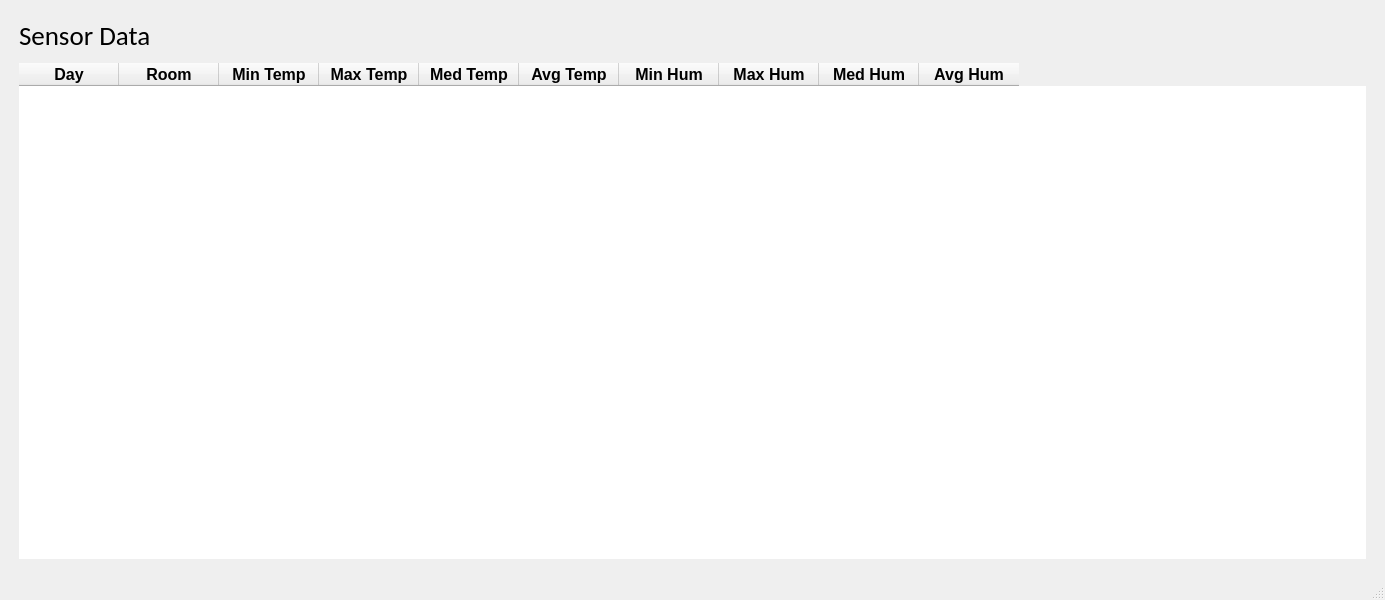
<?xml version="1.0" encoding="UTF-8"?>
<ui version="4.0">
 <class>MainWindow</class>
 <widget class="QMainWindow" name="MainWindow">
  <property name="geometry">
   <rect>
    <x>0</x>
    <y>0</y>
    <width>1385</width>
    <height>600</height>
   </rect>
  </property>
  <property name="maximumSize">
   <size>
    <width>16777215</width>
    <height>16777215</height>
   </size>
  </property>
  <property name="windowTitle">
   <string>MainWindow</string>
  </property>
  <widget class="QWidget" name="centralwidget">
   <property name="enabled">
    <bool>true</bool>
   </property>
   <property name="sizePolicy">
    <sizepolicy hsizetype="Minimum" vsizetype="Preferred">
     <horstretch>0</horstretch>
     <verstretch>0</verstretch>
    </sizepolicy>
   </property>
   <property name="maximumSize">
    <size>
     <width>16777215</width>
     <height>16777215</height>
    </size>
   </property>
   <property name="autoFillBackground">
    <bool>false</bool>
   </property>
   <property name="styleSheet">
    <string notr="true">c</string>
   </property>
   <layout class="QVBoxLayout" name="verticalLayout_2">
    <property name="sizeConstraint">
     <enum>QLayout::SetMinimumSize</enum>
    </property>
    <property name="leftMargin">
     <number>9</number>
    </property>
    <item>
     <layout class="QVBoxLayout" name="verticalLayout">
      <property name="spacing">
       <number>0</number>
      </property>
      <property name="sizeConstraint">
       <enum>QLayout::SetMinAndMaxSize</enum>
      </property>
      <property name="leftMargin">
       <number>10</number>
      </property>
      <property name="topMargin">
       <number>10</number>
      </property>
      <property name="rightMargin">
       <number>10</number>
      </property>
      <property name="bottomMargin">
       <number>10</number>
      </property>
      <item>
       <layout class="QHBoxLayout" name="horizontalLayout">
        <property name="rightMargin">
         <number>10</number>
        </property>
        <item>
         <widget class="QLabel" name="label">
          <property name="font">
           <font>
            <family>Calibri</family>
            <pointsize>20</pointsize>
           </font>
          </property>
          <property name="lineWidth">
           <number>0</number>
          </property>
          <property name="text">
           <string>Sensor Data</string>
          </property>
         </widget>
        </item>
        <item>
         <spacer name="horizontalSpacer">
          <property name="orientation">
           <enum>Qt::Horizontal</enum>
          </property>
          <property name="sizeType">
           <enum>QSizePolicy::Fixed</enum>
          </property>
          <property name="sizeHint" stdset="0">
           <size>
            <width>700</width>
            <height>20</height>
           </size>
          </property>
         </spacer>
        </item>
       </layout>
      </item>
      <item>
       <spacer name="verticalSpacer">
        <property name="orientation">
         <enum>Qt::Vertical</enum>
        </property>
        <property name="sizeType">
         <enum>QSizePolicy::Minimum</enum>
        </property>
        <property name="sizeHint" stdset="0">
         <size>
          <width>20</width>
          <height>10</height>
         </size>
        </property>
       </spacer>
      </item>
      <item>
       <widget class="QTableWidget" name="tableWidget">
        <property name="sizePolicy">
         <sizepolicy hsizetype="Minimum" vsizetype="MinimumExpanding">
          <horstretch>0</horstretch>
          <verstretch>0</verstretch>
         </sizepolicy>
        </property>
        <property name="minimumSize">
         <size>
          <width>800</width>
          <height>466</height>
         </size>
        </property>
        <property name="maximumSize">
         <size>
          <width>16777215</width>
          <height>16777215</height>
         </size>
        </property>
        <property name="font">
         <font>
          <pointsize>11</pointsize>
         </font>
        </property>
        <property name="frameShape">
         <enum>QFrame::NoFrame</enum>
        </property>
        <property name="frameShadow">
         <enum>QFrame::Plain</enum>
        </property>
        <property name="lineWidth">
         <number>0</number>
        </property>
        <property name="sizeAdjustPolicy">
         <enum>QAbstractScrollArea::AdjustToContents</enum>
        </property>
        <property name="editTriggers">
         <set>QAbstractItemView::NoEditTriggers</set>
        </property>
        <property name="tabKeyNavigation">
         <bool>false</bool>
        </property>
        <property name="showDropIndicator" stdset="0">
         <bool>false</bool>
        </property>
        <property name="dragDropOverwriteMode">
         <bool>false</bool>
        </property>
        <property name="alternatingRowColors">
         <bool>true</bool>
        </property>
        <property name="selectionBehavior">
         <enum>QAbstractItemView::SelectRows</enum>
        </property>
        <property name="gridStyle">
         <enum>Qt::SolidLine</enum>
        </property>
        <column>
         <property name="text">
          <string>Day</string>
         </property>
         <property name="font">
          <font>
           <pointsize>12</pointsize>
           <bold>true</bold>
          </font>
         </property>
        </column>
        <column>
         <property name="text">
          <string>Room</string>
         </property>
         <property name="font">
          <font>
           <pointsize>12</pointsize>
           <bold>true</bold>
          </font>
         </property>
        </column>
        <column>
         <property name="text">
          <string>Min Temp</string>
         </property>
         <property name="font">
          <font>
           <pointsize>12</pointsize>
           <bold>true</bold>
          </font>
         </property>
        </column>
        <column>
         <property name="text">
          <string>Max Temp</string>
         </property>
         <property name="font">
          <font>
           <pointsize>12</pointsize>
           <bold>true</bold>
          </font>
         </property>
        </column>
        <column>
         <property name="text">
          <string>Med Temp</string>
         </property>
         <property name="font">
          <font>
           <pointsize>12</pointsize>
           <bold>true</bold>
          </font>
         </property>
        </column>
        <column>
         <property name="text">
          <string>Avg Temp</string>
         </property>
         <property name="font">
          <font>
           <pointsize>12</pointsize>
           <bold>true</bold>
          </font>
         </property>
        </column>
        <column>
         <property name="text">
          <string>Min Hum</string>
         </property>
         <property name="font">
          <font>
           <pointsize>12</pointsize>
           <bold>true</bold>
          </font>
         </property>
        </column>
        <column>
         <property name="text">
          <string>Max Hum</string>
         </property>
         <property name="font">
          <font>
           <pointsize>12</pointsize>
           <bold>true</bold>
          </font>
         </property>
        </column>
        <column>
         <property name="text">
          <string>Med Hum</string>
         </property>
         <property name="font">
          <font>
           <pointsize>12</pointsize>
           <bold>true</bold>
          </font>
         </property>
        </column>
        <column>
         <property name="text">
          <string>Avg Hum</string>
         </property>
         <property name="font">
          <font>
           <pointsize>12</pointsize>
           <bold>true</bold>
          </font>
         </property>
        </column>
       </widget>
      </item>
     </layout>
    </item>
   </layout>
  </widget>
  <widget class="QMenuBar" name="menubar">
   <property name="geometry">
    <rect>
     <x>0</x>
     <y>0</y>
     <width>1385</width>
     <height>22</height>
    </rect>
   </property>
  </widget>
  <widget class="QStatusBar" name="statusbar"/>
 </widget>
 <resources/>
 <connections/>
</ui>
